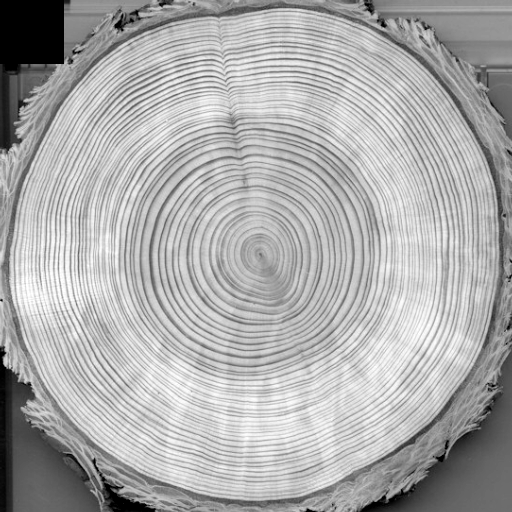
#> input picture 4_orientation_lab/images/dendrochronolgy.tif, 512 x 512 px
$ jupyter execute --allow-errors 1_orientation_warmup.ipynb   (shell and % lines are left out)
#> lines starting #> are read from the running program, lines starting #| are printed output that depends on the picture
## Image Processing Laboratory Notebooks
---

This Jupyter Notebook is part of a series of computer laboratories that are designed
to teach image-processing programming; they are running on the EPFL's Noto server. They are the practical complement of the theoretical lectures of the EPFL's Master course
[**MICRO-512 Image Processing II**](https://moodle.epfl.ch/course/view.php?id=463) taught by Prof. M. Unser and Prof. D. Van de Ville.

The project is funded by the Center for Digital Education and the School of Engineering. It is owned by the [Biomedical Imaging Group](http://bigwww.epfl.ch/).
The distribution or reproduction of the notebook is strictly prohibited without the written consent of the authors.  &copy; EPFL 2026.

**Authors**:
    [Pol del Aguila Pla](mailto:pol.delaguilapla@epfl.ch),
    [Kay Lächler](mailto:kay.lachler@epfl.ch),
    [Alejandro Noguerón Arámburu](mailto:alejandro.nogueronaramburu@epfl.ch), and
    [Daniel Sage](mailto:daniel.sage@epfl.ch).

To ensure your work is graded correctly by our automated system, **do not create new cells or delete/rearrange/copy existing ones** when you submit. The current cells contain hidden metadata required for the auto-grader to identify your solutions. If you create temporary cells for testing during your work, remember to clean them up before submission.

# Lab 4.1: Orientation Warmup
**Released**: Thursday, February 19, 2026

**Submission deadline**: Monday, March 2, 2026, before 23:59 on [Moodle](https://moodle.epfl.ch/course/view.php?id=463)

**Grade weight**: Lab 4 (18 points), 7.5 % of the overall grade

**Help Session**: Thursday, February 26, 2026

**Related lectures**: Chapter 6

### Student Name:
### SCIPER:

Double-click on this cell and fill your name and SCIPER number. Then, run the cell below to verify your identity in Noto and set the seed for random results.

[cell 1]
import getpass
# This line recovers your camipro number to mark the images with your ID
uid = int(getpass.getuser().split('-')[2]) if len(getpass.getuser().split('-')) > 2 else ord(getpass.getuser()[0])
print(f'SCIPER: {uid}')

## Imports
In the next cell we import Python libraries we will use throughout the lab, as well as the `IPLabViewer` class, created specifically for this course, which provides interactive image visualization based on the `ipywidgets` library:
* [`matplotlib.pyplot`](https://matplotlib.org/3.2.2/api/_as_gen/matplotlib.pyplot.html), to display images,
* [`ipywidgets`](https://ipywidgets.readthedocs.io/en/latest/), to make the image display interactive,
* [`numpy`](https://numpy.org/doc/stable/reference/index.html), for mathematical operations on arrays,
* [`cv2`](https://docs.opencv.org/2.4/index.html), for image processing tasks.

We will then load the `ImageViewer` class (see the documentation [here](https://github.com/Biomedical-Imaging-Group/interactive-kit/wiki/Image-Viewer) or run the Python command `help(viewer)` after loading the class).

Finally, we load the images you will use in the exercise to test your functions.

[cell 2]
# Configure plotting as dynamic

# Import standard required packages for this exercise
import math
import sys
import time
import matplotlib.pyplot as plt
import ipywidgets as widgets
import numpy as np
import cv2 as cv
import scipy.signal
from interactive_kit import imviewer as viewer

# Load images to be used in this exercise
dendrochronology = cv.imread('images/dendrochronolgy.tif', cv.IMREAD_UNCHANGED).astype('float64')
#> dendrochronology: shape (512, 512) float64; min 0, max 255, mean 171.7

# Orientation Warmup Laboratory (6 points)

Lab 4 will introduce you to the implementation of image processing algorithms and systems that rely on directional analysis, i.e., on the orientation features of an image.
Note that to obtain orientation features, one mainly uses linear filtering, which was covered in [Lab 2: Filtering](../2_filtering_lab/1_filtering.ipynb) of [Image Processing I](https://moodle.epfl.ch/enrol/index.php?id=522).

In this warm-up notebook, we take the opportunity for you to (re-)familiarize yourself with the tools we will use in the upcoming labs, like Python, the [`ImageViewer`](https://github.com/Biomedical-Imaging-Group/interactive-kit/wiki/Image-Viewer) class, and [`openCV` (cv2)](https://docs.opencv.org/2.4/index.html). Moreover, you will learn some *advanced* or *efficient* filtering techniques.

In short, you will implement an efficient approximation of the Gaussian smoothing filter, which you have seen in [Image Processing I](https://moodle.epfl.ch/course/view.php?id=522) and most likely in other subjects. If you didn't take Image Processing I and/or are unsure about some functionalities, be sure to check out [Lab 0: Introductory](../0_introductory_lab/introductory.ipynb), where all the basic tools are thoroughly introduced. If you still have questions concerning either programming or the lab in general, don't hesitate to contact one of the TAs listed on [Moodle](https://moodle.epfl.ch/course/view.php?id=463).

## Efficient Gaussian smoothing

Gaussian smoothing is a fundamental part of many image processing algorithms.
It is most often used to suppress noise, which improves the reliability of any further processing.
If you took Image Processing I, you already implemented a separable Gaussian smoothing algorithm in [Lab 2: Filtering](../2_filtering_lab/2_filtering_applications.ipynb), which is provided in the next cell.
This function is significantly faster to run than its non-separable version, but it can still take a pretty long time to complete when using large values of $\sigma$.
Therefore, we will now implement an approximation of the Gaussian smoothing function that has a runtime which is independent of $\sigma$.

First, run the cell below to define the separable Gaussian smoothing function. We'll need it to compare the execution time.

**Note:** If you don't remember how the Gaussian filter works, look it up [here](https://en.wikipedia.org/wiki/Gaussian_blur). In any case, read through the code provided below and make sure you understand what each line is doing.

[cell 3]
def gaussian(image, sigma):
    # generate mask
    # size (truncate with 3 sigma)
    N = 2 * np.ceil(3 * sigma) + 1
    # define mask and fill it's values
    mask = np.zeros(N)
    # precompute values
    C = 1 / (np.sqrt(2 * np.pi) * sigma)
    center = math.floor(N / 2)
    two_variance = 2 * sigma ** 2
    # fill the mask
    for x in range(N):
        mask[x] = C * np.exp(-(x - center)**2) / two_variance
    # normalize the mask values to sum 1
    mask /= mask.sum()

    convolved = np.zeros_like(image)
    for i in range(image.shape[0]):
        convolved[i] = filter1d(image[i], mask)

    for j in range(image.shape[1]):
        convolved[:, j] = filter1d(convolved[:, j], mask)

    return convolved


# [8 lines left out: function filter1d, not called in this run]

There are several possibilities to approximate a Gaussian filter, one of which is a cascade of $N$ symmetric exponential filters. As you might remember from Image Processing I, a symmetric exponential filter is defined by its transfer function:
$$\operatorname{H}_a(z) = \frac{C_a}{(1-az^{-1})(1-az)}$$
and is determined by its pole $a$.

The equivalent standard deviation $\sigma_{eq}$ of cascading $N$ exponential filters is related to the pole value $a$ by:
$$\sigma_{eq}^2 = \frac{2Na}{(1-a)^2}$$

### Calculate the poles (1 point)

Your first task in this exercise, **for 1 point**, is to implement the function `get_pole(sigma, N)`, which calculates the pole value $a$ from `sigma` ($\sigma_{eq}$) and `N`.

**Note:** Check *chapter 3.4 of IP1* for more details on the symmetric exponential filter and other methods for efficient Gaussian filtering.

**Hint:** You might want to use the Numpy square root function `np.sqrt()`.

[cell 4]
def get_pole(sigma, N):
    # initialize the pole value
    a = 0

    # YOUR CODE HERE

    return a

Run the next cell for a simple sanity check. Note that passing a sanity check does not necessarily mean that your function is correct!

[cell 5]
err = False;
#> (the rest of this cell did not finish here and is left out)

### Implement the symmetric exponential filter (2 points)

<table><tr>
<td>
  <p align="center" style="padding: 10px">

    <br>
    <em style="color: grey">Separable implementation of the symmetric exponential filter.</em>
  </p>
</td>
</tr></table>

Now that we have the correct pole value corresponding to the $\sigma$ that we want for the blurring, we can implement the symmetric exponential filter using its difference equation. To simplify this task, we can first separate the transfer function into its causal and anti-causal components (see the image above). Using this separation, it is easy to devise a recursive-filtering algorithm that consists of 3 steps:

1. Normalization: $\;y_1[k] = C_a \cdot x[k]$
2. Causal filtering: $\;y_2[k] = y_1[k] + a\,y_2[k-1], \; \mbox{for} \, (k=1,\ldots,N-1)$
3. Anti-Causal filtering: $\;y[k] = a\,(\,y[k+1] - y_2[k]\,), \; \mbox{for} \, (k=N-2,\ldots,0)$

with $N$ the length of the signal and $C_a$ given by:
$$C_a = -\frac{(1-a)^2}{a}$$

In the cell below, **for 2 points**, complete the function `sym_exp_filter(signal, a , N)` and implement the recursive-filtering algorithm proposed above to perform $N$ cascaded symmetric exponential filters on the input `signal`.

As you may have noticed, it is not trivial to figure out what the initial values $y_2[0]$ and $y[N-1]$ should be in each of the filtering steps. Since this topic is too advanced for this course, we will provide you with the two functions `get_initial_causal_coefficient(signal, a)` and `get_initial_anticausal_coefficient(signal, a)`, which calculate the appropriate initial conditions for you (this step is already implemented).

**Notes:**
- If you check *page 3-48* of the IP1 course notes, you will see that the two proposed separations are not the same. We use this specific separation because it simplifies the calculation of the initial condition, which is essential for the correct behavior of the filter.
- The input parameter `signal` is an `Image` object of size $(nx \times 1)$, so it only contains one single row. You can access the elements of this row with <code>signal.getPixel(x, 0)</code>.
- The most efficient way of implementing the normalization part of the filter would be to normalize the image once with an adjusted normalization value $C_a^\prime = C_a^N$ instead of normalizing it $N$ times with $C_a$, which works because the normalization is a multiplication by a constant. You can, of course, do this if you want, but both methods will be equally accepted.

[cell 6]
# function that applies N successive symmetric exponential filters with pole value a to the signal
def sym_exp_filter(signal, a, N):
    # initialize the output signal as a copy of the input signal
#> called with signal = array of shape (11,), a = 0.451, N = 3
    output = signal.copy()

    # perform N successive exponential filtering steps
    for n in range(N):
        # Normalization
        # YOUR CODE HERE

        # Set the causal initial condition
        output[0] = get_initial_causal_coefficient(output, a)

        # Perform causal filtering
        # YOUR CODE HERE

        # Set the anti-causal initial condition
        output[-1] = get_initial_anticausal_coefficient(output, a)

        # Perform anti-causal filtering
        # YOUR CODE HERE
    return output

# --- DO NOT CHANGE THESE FUNCTIONS! ---
# Calculates the initial condition of the causal filter
def get_initial_causal_coefficient(signal, a):
    n = signal.shape[0]
    z1 = a
    zn = a ** (n - 1)
    summ = signal[0] + zn * signal[-1]
    horizon = 2 + int(np.log(1e-6) / np.log(np.abs(a)))
    horizon = min(horizon, n)
    #print(n, z1, zn, summ, horizon)
    zn = zn * zn
    for l in range(1, horizon-1):
        zn = zn / a
        summ = summ + (z1 + zn) * signal[l]
        z1 = z1 * a
    return summ / (1.0 - (a ** (2 * n - 2)))

# Calculates the initial condition of the anti-causal filter
def get_initial_anticausal_coefficient(signal, a):
    return (a * signal[-2] + signal[-1]) * a / (a * a - 1)

Now run the cell below to perform a quick sanity check again.

[cell 7]
# create test signal
test_signal = np.zeros(11)
test_signal[5] = 1
# apply the function to the test image with a pre-calculated pole value
test_signal_filtered = sym_exp_filter(test_signal, a=0.4514162296451364, N=3)
# test symmetry of the filtered signal
err = False
for k in range(int(test_signal_filtered.shape[0]/2)):
    if test_signal_filtered[k].round(4) != test_signal_filtered[-1-k].round(4):
        print(test_signal_filtered)
        print('WARNING!\nThe output of your sym_exp_filter is not symmetric!')
        err = True
        break
# test against precomputed values
expected_output = np.array([0.0543, 0.0608, 0.0798, 0.1095, 0.1423, 0.1610, 0.1423, 0.1095, 0.0798, 0.0608, 0.0543])
if not np.allclose(test_signal_filtered.round(4), expected_output, rtol=1e-4):
    print('WARNING!\nThe sym_exp_filter is not yet correct for sigma=3 and N=3!.\nInput signal:\n', test_signal,
                'Your output:\n', test_signal_filtered, 'Expected output:\n', expected_output)
    err = True
if err == False:
    print('Well done, your sym_exp_filter passed the sanity check.')

Before we let you implement the complete smoothing pipeline, let's first do a comparison between the effect of the symmetric exponential filter and the Gaussian smoothing. In the next cell, we will apply your `sym_exp_filter` function to an impulse signal using different values for `sigma` and `N`. In the cell below, we will then apply the Gaussian filter to the same impulse signal and create an interactive plot that shows the effect of both filters, as well as the error between the two. Run the next two cells and experiment with the interactive slider to explore the differences.

[cell 8]
sigmas = [1, 2, 3, 4, 5]
Ns = [1, 2, 3, 4, 5]

test_signals = np.zeros((len(sigmas) * len(Ns), 31))
test_signals[:, int(test_signals.shape[1]/2)] = 1
test_signals_smoothed = np.zeros_like(test_signals)

for i, sigma in enumerate(sigmas):
    for j, N in enumerate(Ns):
        index = i * len(Ns) + j
        pole = get_pole(sigma, N)
        test_signals_smoothed[index] = sym_exp_filter(test_signals[index], pole, N)

[cell 9]
# Declare slider for sigma
sigma_slider = widgets.IntSlider(value=1, min=1, max=5, description='\u03C3')

# Initialize figure
plt.close('all')
fig, axs = plt.subplots(1, 2, figsize=(10, 5))

# Function that calculates the MSE (in dB) between the ideal Gaussian impulse response and the impulse response of the box-filter approximation
def calc_err(c, g):
    # Calculate MSE (in dB) and return result
    return 10*np.log10(np.mean((c-g)**2))

# Function that generates an ideal Gaussian impulse response with sigma sig
# [36 lines left out: functions gen_ideal_gaussian, plot_approximation, not called in this run]

# Didplay widget and link to callback
display(sigma_slider)
sigma_slider.observe(plot_approximation, 'value')
sigma_slider.value = 3

### Multiple choice question (1 point)
For **0.5 points each**, once you have investigated the differences between the effect of the symmetric exponential filter and the Gaussian smoothing, specify if the following statements are true or false:

1. As the number $N$ of the exponential filters increases, the approximation error to the Gaussian decreases across all values of $\sigma$.
2. As the value $\sigma$ increases, the approximation error of the exponential filters to the Gaussian increases across all values of $N$.

Modify the variable `statement1` and `statement2` to `True` or `False` in the next cell to reflect your answer.

[cell 10]
# Assign your answer to this variable
statement1 = None
statement2 = None
# YOUR CODE HERE

#> (a cell that did not finish here is left out)

#> (a cell that did not finish here is left out)

### Implement the Gaussian filter approximation (2 points)

Finally, we can use both previously defined functions to implement the complete Gaussian filter approximation. **For 2 points**, implement the function `smoothing(img, sigma, N)`, which approximates a Gaussian filter with standard deviation `sigma` using a cascade of `N` symmetric exponential filters, using the functions `get_pole` and `sym_exp_filter`.

**Note:** The filtering should be implemented in a separable manner, meaning you should first filter only the columns and then only the rows (or vice versa) instead of filtering the entire image at once.

[cell 13]
# function that approximates a Gaussian smoothing of std=sigma using a cascade of N exponential filters
def smoothing(img, sigma, N):
    out = np.zeros_like(img)

    # Get pole value
    # YOUR CODE HERE

    # Filter columns
    # YOUR CODE HERE

    # Filter rows
    # YOUR CODE HERE

    return out

As usual, run the next cell for a simple check on your function.

[cell 14]
# create test image
test_img = np.zeros((5, 5))
test_img[2, 2] = 1
# define the smoothing variables
sigma = 1.5
N = 3
# apply the smoothing to test_img
smoothed_test_img = smoothing(test_img, sigma, N)
# check that the blurring is isotropic
if np.allclose(smoothed_test_img, test_img, rtol=1e-4):
    print('WARNING!\nThe input image was not modified.')
elif not np.allclose(smoothed_test_img[2,:], smoothed_test_img[:,2], rtol=1e-4):
    print('WARNING!\nThe blurring is not isotropic.')
else:
    print('Good, the blurring is isotropic.')

[cell 15]
# precomputed correct output
correct_output = np.array([[0.0298, 0.0404, 0.0621, 0.0404, 0.0298], [0.0404, 0.0548, 0.0841, 0.0548, 0.0404],
                                [0.0621, 0.0841, 0.1291, 0.0841, 0.0621], [0.0404, 0.0548, 0.0841, 0.0548, 0.0404],
                                [0.0298, 0.0404, 0.0621, 0.0404, 0.0298]])
# check that the blurring is correct
if not np.allclose(smoothed_test_img.round(4), correct_output):
    print('WARNING!\nThe output on the test image is not correct.\nInput image:\n', test_img,
            'Your output:\n', smoothed_test_img, 'Expected output:\n', correct_output)
else:
    print('Well done, your smoothing function passed the sanity checks!')

### Comparison

Now we have everything we need to compare the exponential filter approximation method to the usual separable Gaussian filter. First, we will compare the runtime of both methods as a function of the standard deviation $\sigma$ of the Gaussian.

The cell below applies both smoothing methods to multiple $\sigma$ values on the image `dendrochronology`, which is a $512 \times 512$ pixel image. Run the cell and wait for it to finish. Then, run the cell below to visualize the runtime comparison results.

Change the `sigma` values (or `N`) if you want, but beware that large `sigma`'s (and large `N`'s) can take a lot of time to run! **So remember to revert them to a small value before you submit the lab!**

**Remember:** A cell is still running if you see `In [*]` in the top-left corner. Once a number replaces the asterisk (*), the cell has finished running.

[cell 16]
# define sigma values
sigmas = [1, 2, 4, 8, 16]
# define N
N = 3
dend_img = dendrochronology
errors = []
time_fast = []
time_norm = []

# run the Gaussian smoothing for all sigma values and measure the runtime of both methods
message = 'Running for σ = '
#> (the rest of this cell did not finish here and is left out)

[cell 17]
# Plotting the runtime comparison results
plt.close('all')
plt.figure(figsize=(12, 4))
# Plot runtime
plt.subplot(121)
#> (the rest of this cell did not finish here and is left out)

If you implemented the functions `sym_exp_filter` and `smoothing` correctly, you should see in the plot above that the runtime of the exponential filter stays more or less constant, no matter the value of $\sigma$. On the other hand, the runtime of the separable Gaussian increases linearly with the value of $\sigma$. If we had compared the exponential filter to a non-separable version of the Gaussian filter, then you would probably still be waiting for the results, because the runtime of the non-separable Gaussian increases proportionally to $\sigma^2$.

Finally, we should compare the accuracy of our method to one of the Gaussian blurs provided by the Python library. Run the next two cells to apply both your function `smoothing` (with `N=3`) as well as `cv.GaussianBlur` on the `dendrochronology` image with a large range of $\sigma$ values and plot the average pixel error.

[cell 18]
sigmas = [2, 3, 4, 5, 6, 7, 8, 9, 10, 12, 14, 16, 18, 22, 26, 30];

outs = []
dend_img = dendrochronology
message = 'Running for σ = '
for sigma in sigmas:
    message = message + str(sigma) + ", "
    sys.stdout.write(message + "...\r")
    sys.stdout.flush()

    dend_smooth_img = smoothing(dend_img, sigma, 3)
    outs.append(dend_smooth_img)
#> after the loop, outs = 16 items

message = message[:-2] + ".     "
print(message)
#| Running for σ = 2, 3, 4, 5, 6, 7, 8, 9, 10, 12, 14, 16, 18, 22, 26, 30.
print('Finished running for all the σ values.')

[cell 19]
# Visualize the average pixel error
errs = []
outs_cv =  []
for i, sigma in enumerate(sigmas):
    # Apply OpenCV Gaussian blur
    outs_cv.append(cv.GaussianBlur(dendrochronology, ksize=(0,0), sigmaX=sigma, borderType=cv.BORDER_REFLECT))
    # Calculate average pixel error
    errs.append(np.mean(np.abs(outs_cv[i][outs_cv[i] > 0] - np.array(outs[i])[outs_cv[i] > 0])/outs_cv[i][outs_cv[i] > 0]) * 100)
#> after the loop, errs = [100, 100, 100, 100, 100, 100, 100, 100, 100, 100, 100, 100, 100, 100, 100, 100]; outs_cv = 16 items
# Display result
plt.close('all')
plt.figure('Average pixel error')
plt.plot(sigmas, errs); plt.xlabel(r'$\sigma$'); plt.ylabel('Avg pixel error (%)')
plt.title('Average error per pixel'); plt.grid()
plt.show()
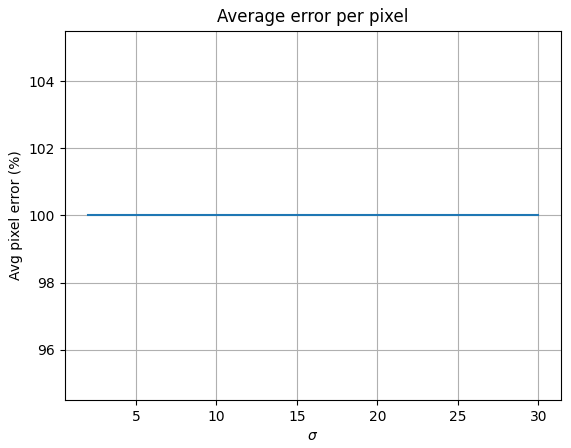
#> figure drawn by matplotlib, 1 panel

As you can see from the plot above, the exponential filter cascade is not perfect in approximating the Gaussian filter. But for large $\sigma$ values, the benefit of having a constant run-time usually outweighs this imperfection especially when the error is less than $5\%$, which is not a problem for many applications.

Finally run the cell below to visually compare the smoothed images.

[cell 20]
# Change the sigma index to see the result for different sigmas
sigma_idx = 1
# Give information to user
print(f'Average pixel error for σ = {sigmas[sigma_idx]}: {errs[sigma_idx]:.4}%')
#| Average pixel error for σ = 3: 100.0%
plt.close('all')
img_list = [dendrochronology, outs_cv[sigma_idx], np.array(outs)[sigma_idx]]
title_list = ['Original Image', rf'Gaussian smoothed $\sigma$={sigmas[sigma_idx]}', rf'Exponential filter smoothed $\sigma$={sigmas[sigma_idx]}']
#> title_list = ['Original Image', 'Gaussian smoothed $\\sigma$=3', 'Exponential filter smoothed $\\sigma$=3']
#> (the rest of this cell did not finish here and is left out)
